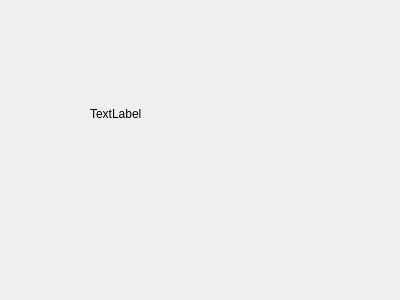
<?xml version="1.0" encoding="UTF-8"?>
<ui version="4.0">
 <class>Widget</class>
 <widget class="QWidget" name="Widget">
  <property name="geometry">
   <rect>
    <x>0</x>
    <y>0</y>
    <width>400</width>
    <height>300</height>
   </rect>
  </property>
  <property name="windowTitle">
   <string>Widget</string>
  </property>
  <widget class="QLabel" name="label">
   <property name="geometry">
    <rect>
     <x>90</x>
     <y>80</y>
     <width>56</width>
     <height>67</height>
    </rect>
   </property>
   <property name="text">
    <string>TextLabel</string>
   </property>
  </widget>
 </widget>
 <layoutdefault spacing="6" margin="11"/>
 <resources/>
 <connections/>
</ui>
